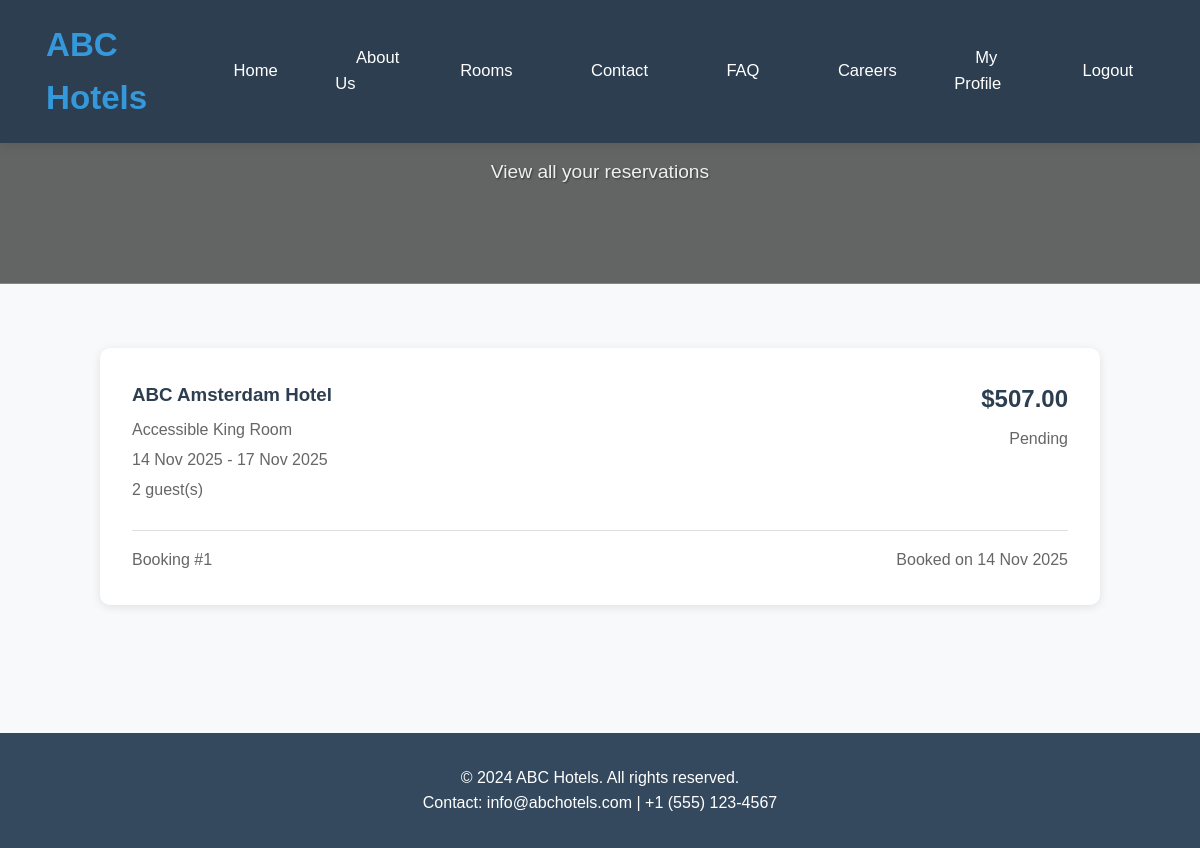
/bookings/ (signed in), run on an earlier commit of the app's database.
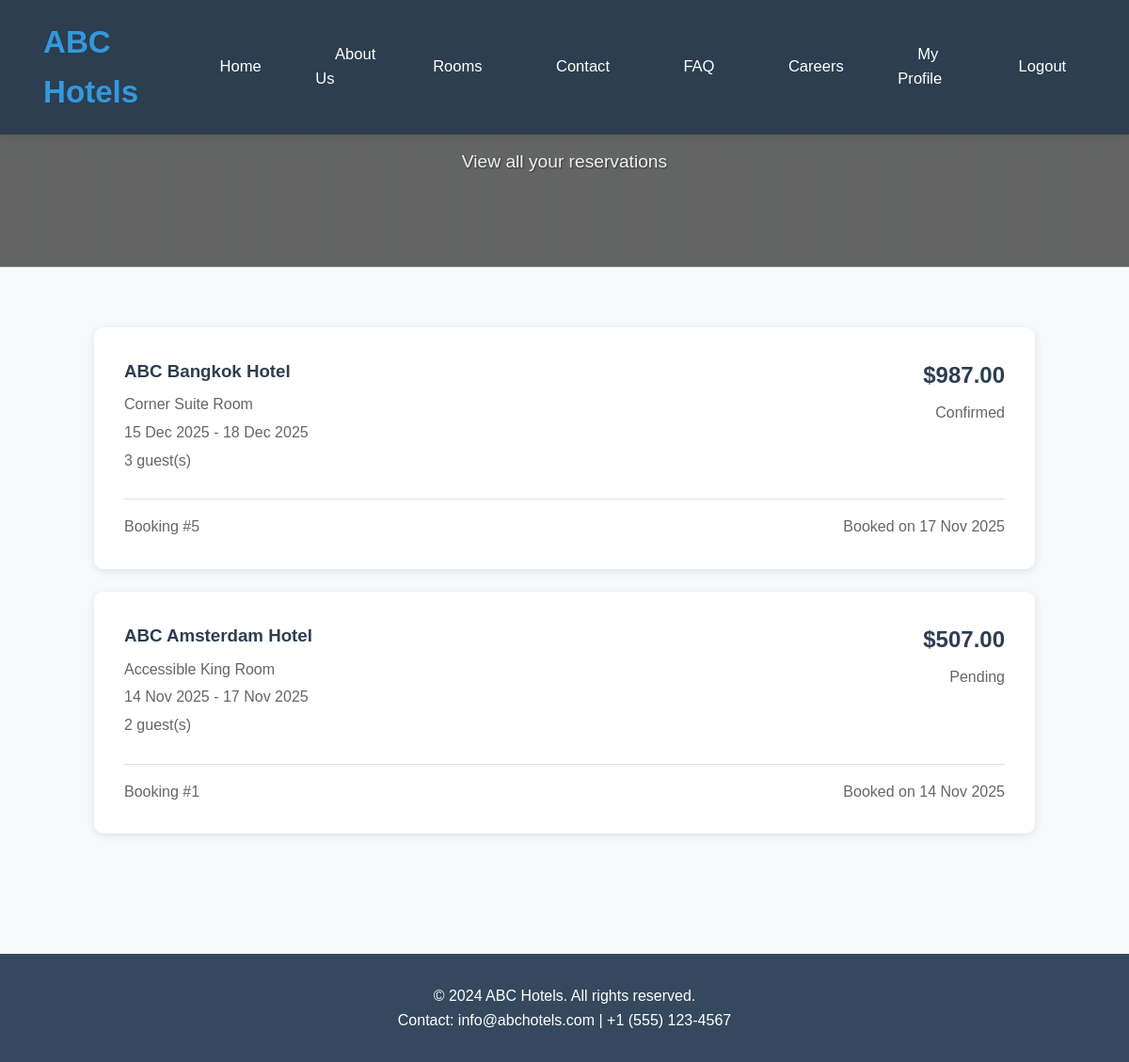
And on a later commit of the database.
### hotel/models.py (models this page shows, shortened)
class Booking(models.Model):
    STATUS_CHOICES = [
        ('confirmed', 'Confirmed'),
        ('checked_in', 'Checked In'),
        ('checked_out', 'Checked Out'),
        ('cancelled', 'Cancelled'),
    ]
    guest_name = models.CharField(max_length=100)
    guest_email = models.EmailField()
    guest_phone = models.CharField(max_length=20)
    room = models.ForeignKey(Room, on_delete=models.CASCADE,
    related_name='bookings')
    check_in = models.DateField()
    check_out = models.DateField()
    total_guests = models.PositiveIntegerField(default=1)
    status = models.CharField(max_length=20, choices=STATUS_CHOICES,
    default='confirmed')
    created_at = models.DateTimeField(auto_now_add=True)
    updated_at = models.DateTimeField(auto_now=True)
    @property
    def display_guests(self):
        if self.total_guests > 1:
            return self.total_guests
        else:
            return self.room.room_type.capacity
    @property
    def total_price(self):
        if self.check_in and self.check_out and self.room:
            nights = (self.check_out - self.check_in).days
            return nights * self.room.room_type.price_per_night
        return 0
    class Meta:
        ordering = ['-created_at']

class Room(models.Model):
    city = models.ForeignKey(City, on_delete=models.CASCADE, related_name='rooms')
    room_type = models.ForeignKey(RoomType, on_delete=models.CASCADE)
    is_available = models.BooleanField(default=True)
    image = models.ImageField(upload_to='images/room_specific/', blank=True,
    null=True, verbose_name='Room Specific Image')

class City(models.Model):
    name = models.CharField(max_length=100)
    description = models.TextField()
    image = models.ImageField(upload_to='images/city/', null=True, blank=True)
    is_active = models.BooleanField(default=True)
    class Meta:
        verbose_name = 'City'
        verbose_name_plural = 'Cities'

class RoomType(models.Model):
    name = models.CharField(max_length=100, unique=True)
    description = models.TextField()
    price_per_night = models.DecimalField(max_digits=8, decimal_places=2)
    capacity = models.PositiveIntegerField()
    image = models.ImageField(upload_to='images/room/', null=True, blank=True)
    class Meta:
        ordering = ['name']

### hotel/views.py (the view)
# urls.py: path('bookings/', views.booking_list, name='booking_list'),
@login_required
def booking_list(request):
    if request.user.is_authenticated:
        bookings = Booking.objects.filter(guest_email=request.user.email).order_by('-created_at')
    else:
        bookings = []
    context = {
        'bookings': bookings,
    }
    return render(request, 'booking_list.html', context)

### templates/booking_list.html (shortened to what this page needs)
{% extends 'base.html' %}
{% block content %}
<section class="hero-section" style="background-image: linear-gradient(rgba(0,0,0,0.6), rgba(0,0,0,0.6)), url('https://images.unsplash.com/photo-1566073771259-6a8506099945?ixlib=rb-4.0.3&auto=format&fit=crop&w=1920&q=80');">
    <div class="container">
        <h1 class="hero-title">My Bookings</h1>
        <p class="hero-subtitle">View all your reservations</p>
    </div>
</section>
<section style="padding: 4rem 0;">
    <div class="container">
        <div style="max-width: 1000px; margin: 0 auto;">
            {% if bookings %}
            <div style="display: grid; gap: 1.5rem;">
                {% for booking in bookings %}
                <div style="background: white; padding: 2rem; border-radius: 10px; box-shadow: 0 2px 10px rgba(0,0,0,0.1); cursor: pointer;"
                     onclick="window.location.href='{% url 'booking_detail' booking.id %}'"
                     onmouseover="this.style.boxShadow='0 4px 15px rgba(0,0,0,0.1)'; this.style.borderColor='#3498db';"
                     onmouseout="this.style.boxShadow='0 2px 10px rgba(0,0,0,0.1)'; this.style.borderColor='#e0e0e0';">
                    <div style="display: flex; justify-content: space-between; align-items: flex-start; margin-bottom: 1.5rem;">
                        <div style="flex: 2;">
                            <h3 style="color: #2c3e50; margin-bottom: 0.5rem;">ABC {{ booking.room.city.name }} Hotel</h3>
                            <p style="color: #666; margin: 0.25rem 0;">{{ booking.room.room_type.name }} Room</p>
                            <p style="color: #666; margin: 0.25rem 0;">{{ booking.check_in|date:"d M Y" }} - {{ booking.check_out|date:"d M Y" }}</p>
                            <p style="color: #666; margin: 0.25rem 0;">{{ booking.display_guests }} guest(s)</p>
                        </div>
                        <div style="text-align: right;">
                            <p style="font-size: 1.5rem; font-weight: bold; color: #2c3e50; margin: 0;">${{ booking.total_price }}</p>
                            <p style="color: #666; margin: 0.5rem 0 0 0; text-transform: capitalize;">{{ booking.status }}</p>
                        </div>
                    </div>
                    <div style="display: flex; justify-content: space-between; align-items: center; padding-top: 1rem; border-top: 1px solid #e0e0e0;">
                        <span style="color: #666;">Booking #{{ booking.id }}</span>
                        <span style="color: #666;">Booked on {{ booking.created_at|date:"d M Y" }}</span>
                    </div>
                </div>
                {% endfor %}
            </div>
            {% endif %}
        </div>
    </div>
</section>
{% endblock %}

### templates/base.html (shortened to what this page needs)
<!DOCTYPE html>
<html lang="en">
<head>
  {% load static %}
  <link rel="stylesheet" href="{% static 'css/style.css' %}">
</head>
<body>
  <nav class="navbar">
    <div class="nav-container">
      <div class="logo">ABC Hotels</div>
      <ul class="nav-links">
        <li><a href="{% url 'home' %}">Home</a></li>
        <li><a href="{% url 'about' %}">About Us</a></li>
        <li><a href="{% url 'room_list' %}">Rooms</a></li>
        <li><a href="{% url 'contact' %}">Contact</a></li>
        <li><a href="{% url 'faq' %}">FAQ</a></li>
        <li><a href="{% url 'careers' %}">Careers</a></li>
        {% if user.is_authenticated %}
        <li><a href="{% url 'profile' %}">My Profile</a></li>
        <li><a href="{% url 'logout' %}">Logout</a></li>
        {% else %}
        <li><a href="{% url 'login' %}">Login</a></li>
        <li><a href="{% url 'register' %}" class="nav-btn nav-btn-register">Register</a></li>
        {% endif %}
      </ul>
    </div>
  </nav>
  <main class="main-content">
    {% block content %}
    {% endblock %}
  </main>
  <footer class="footer">
    <div class="container">
      <p>&copy; 2024 ABC Hotels. All rights reserved.</p>
      <p>Contact: info@abchotels.com | +1 (555) 123-4567</p>
    </div>
  </footer>
</body>
</html>

### static/css/style.css (style rules this page uses)
:root { --primary-color: #2c3e50; --secondary-color: #3498db; --accent-color: #c74c3c; --light-color: #ecf0f1; --dark-color: #34495e; --success-color: #27ae60; --warning-color: #f39c12; --danger-color: #c74c3c; --button-width: 130px; --button-height: 44px; }
* { margin: 0; padding: 0; box-sizing: border-box; }
body { font-family: 'Segoe UI', Tahoma, Geneva, Verdana, sans-serif; line-height: 1.6; color: #333; background-color: #f8f9fa; }
.navbar { background: var(--primary-color); color: white; padding: 1.3rem 0; position: fixed; width: 100%; top: 0; z-index: 1000; box-shadow: 0 2px 10px rgba(0,0,0,0.1); }
.nav-container { max-width: 1200px; margin: 0 auto; display: flex; justify-content: space-between; align-items: center; padding: 0 2.5rem; }
.logo { font-size: 1.8rem; font-weight: bold; color: var(--secondary-color); text-decoration: none; }
.nav-links { display: flex; list-style: none; gap: 2rem; align-items: center; }
.nav-links a { color: white; text-decoration: none; font-weight: 500; transition: color 0.3s ease; padding: 0.65rem 1.3rem; border-radius: 5px; text-transform: none; }
.main-content { margin-top: 104px; min-height: calc(100vh - 208px); }
.container { max-width: 1200px; margin: 0 auto; padding: 0 2rem; }
.hero-section { background: linear-gradient(rgba(0,0,0,0.6), rgba(0,0,0,0.6)), url('https://images.unsplash.com/photo-1566073771259-6a8506099945?ixlib=rb-4.0.3&ixid=M3wxMjA3fDB8MHxwaG90by1wYWdlfHx8fGVufDB8fHx8fA%3D%3D&auto=format&fit=crop&w=1920&q=80'); background-size: cover; background-position: center; color: white; padding: 8rem 0; text-align: center; }
.hero-title { font-size: 3.5rem; margin-bottom: 1rem; font-weight: 700; text-shadow: 2px 2px 4px rgba(0,0,0,0.5); }
.hero-subtitle { font-size: 1.3rem; margin-bottom: 2rem; opacity: 0.9; text-shadow: 1px 1px 2px rgba(0,0,0,0.5); }

### templates/base.html (style rules this page uses)
* { margin: 0; padding: 0; box-sizing: border-box; }
body { font-family: 'Arial', sans-serif; line-height: 1.6; color: #333; }
.navbar { background: #2c3e50; color: white; padding: 1.15rem 0; position: fixed; width: 100%; top: 0; z-index: 1000; }
.nav-container { max-width: 1380px; margin: 0 auto; display: flex; justify-content: space-between; align-items: center; padding: 0 2.875rem; }
.logo { font-size: 2.07rem; font-weight: bold; color: #3498db; }
.nav-links { display: flex; list-style: none; gap: 2.3rem; align-items: center; }
.nav-links a { color: white; text-decoration: none; transition: color 0.3s; text-transform: none; font-size: 1.035rem; }
.main-content { margin-top: 0; min-height: calc(100vh - 184px); }
.container { max-width: 1200px; margin: 0 auto; padding: 0 2rem; }
.footer { background: #34495e; color: white; text-align: center; padding: 2rem 0; margin-top: 4rem; }

### templates/booking_list.html (style rules this page uses)
.hero-section { background-size: cover; background-position: center; color: white; text-align: center; padding: 4rem 0; }
.hero-title { font-size: 3rem; margin-bottom: 1rem; }
.hero-subtitle { font-size: 1.2rem; opacity: 0.9; }

What changed in the data, as far as the page shows it:
added Booking: room.city.name "Bangkok", room.room_type.name "Corner Suite", check_in "15 Dec 2025", check_out "18 Dec 2025", display_guests "3", total_price "987.00", status "Confirmed", id "5", created_at "17 Nov 2025"
